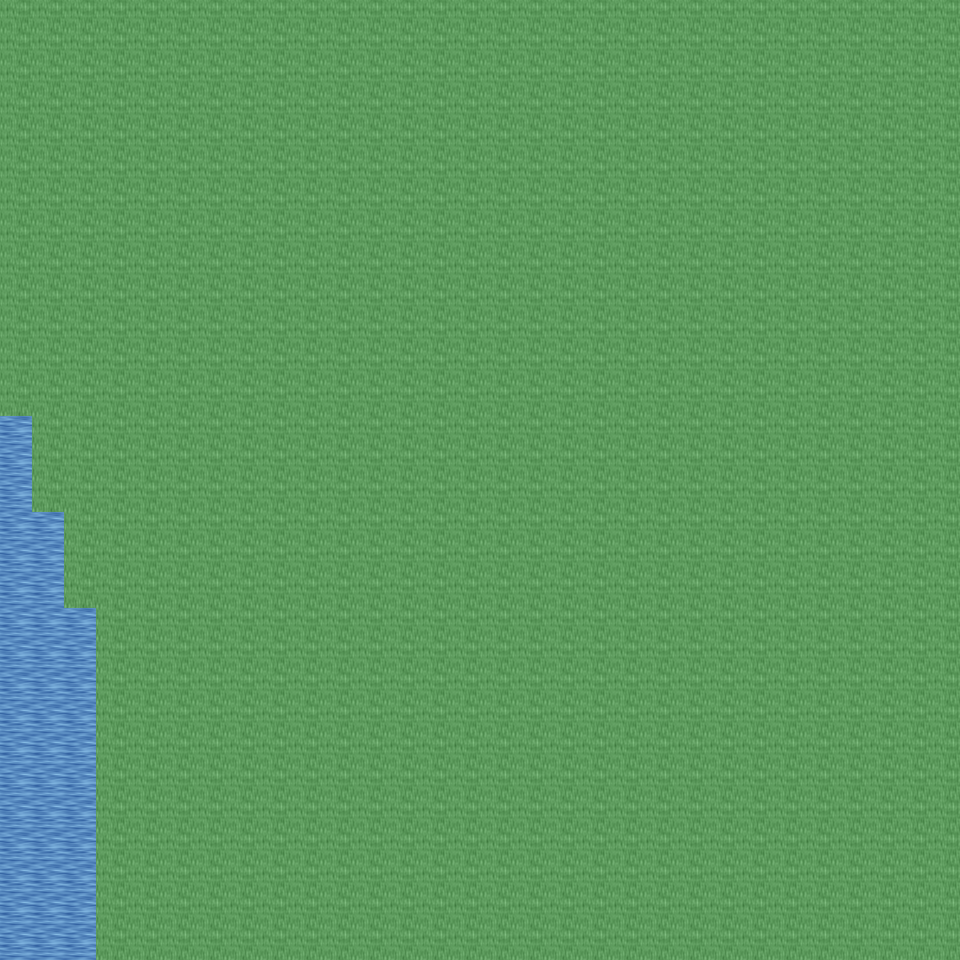

Tiled map render using the project's own tile images. Description and the map definition, with tile-layer contents summarised, below:
An orthogonal 30x30 tile map with 32x32 px tiles, 6 tile layers (Ground, Object, Object2, Above, ...), 25 tilesets and 2 objects (2x mapchange).

<map version="1.0" orientation="orthogonal" renderorder="right-down" width="30" height="30" tilewidth="32" tileheight="32" nextobjectid="3">
  <tileset firstgid="1" name="tileset_ground_ground" tilewidth="32" tileheight="32" tilecount="33" columns="3">
    <image source="../drawable/tileset_ground_ground.png" width="96" height="352" />
  </tileset>
  <tileset firstgid="34" name="tileset_ground_water_pool" tilewidth="32" tileheight="32" tilecount="72" columns="3">
    <image source="../drawable/tileset_ground_water_pool.png" width="96" height="768" />
  </tileset>
  <tileset firstgid="106" name="tileset_ground_water_pool_corners" tilewidth="32" tileheight="32" tilecount="72" columns="3">
    <image source="../drawable/tileset_ground_water_pool_corners.png" width="96" height="768" />
  </tileset>
  <tileset firstgid="178" name="tileset_ground_grass_edges" tilewidth="32" tileheight="32" tilecount="36" columns="12">
    <image source="../drawable/tileset_ground_grass_edges.png" width="384" height="96" />
  </tileset>
  <tileset firstgid="214" name="tileset_ground_grass_corners" tilewidth="32" tileheight="32" tilecount="24" columns="6">
    <image source="../drawable/tileset_ground_grass_corners.png" width="192" height="128" />
  </tileset>
  <tileset firstgid="238" name="tileset_plant_tree_palm_tree" tilewidth="32" tileheight="32" tilecount="6" columns="2">
    <image source="../drawable/tileset_plant_tree_palm_tree.png" width="64" height="96" />
  </tileset>
  <tileset firstgid="244" name="tileset_logic_collision" tilewidth="32" tileheight="32" tilecount="1" columns="1">
    <image source="../drawable/tileset_logic_collision.png" width="32" height="32" />
  </tileset>
  <tileset firstgid="245" name="tileset_ground_ridge_earth_pale" tilewidth="32" tileheight="32" tilecount="96" columns="12">
    <image source="../drawable/tileset_ground_ridge_earth_pale.png" width="384" height="256" />
  </tileset>
  <tileset firstgid="341" name="tileset_object_tent" tilewidth="32" tileheight="32" tilecount="9" columns="3">
    <image source="../drawable/tileset_object_tent.png" width="96" height="96" />
  </tileset>
  <tileset firstgid="350" name="tileset_furniture_light_iron_lamp" tilewidth="32" tileheight="32" tilecount="3" columns="1">
    <image source="../drawable/tileset_furniture_light_iron_lamp.png" width="32" height="96" />
  </tileset>
  <tileset firstgid="353" name="tileset_furniture_light_flames" tilewidth="32" tileheight="32" tilecount="6" columns="6">
    <image source="../drawable/tileset_furniture_light_flames.png" width="192" height="32" />
  </tileset>
  <tileset firstgid="359" name="tileset_furniture_table_long_front_on_pale" tilewidth="32" tileheight="32" tilecount="3" columns="1">
    <image source="../drawable/tileset_furniture_table_long_front_on_pale.png" width="32" height="96" />
  </tileset>
  <tileset firstgid="362" name="tileset_furniture_chair_wooden_pale" tilewidth="32" tileheight="32" tilecount="4" columns="2">
    <image source="../drawable/tileset_furniture_chair_wooden_pale.png" width="64" height="64" />
  </tileset>
  <tileset firstgid="366" name="tileset_item_food_meals_1" tilewidth="32" tileheight="32" tilecount="2" columns="2">
    <image source="../drawable/tileset_item_food_meals_1.png" width="64" height="32" />
  </tileset>
  <tileset firstgid="368" name="tileset_item_drink_red_wine" tilewidth="32" tileheight="32" tilecount="4" columns="2">
    <image source="../drawable/tileset_item_drink_red_wine.png" width="64" height="64" />
  </tileset>
  <tileset firstgid="372" name="tileset_item_fishrods" tilewidth="32" tileheight="32" tilecount="12" columns="4">
    <image source="../drawable/tileset_item_fishrods.png" width="128" height="96" />
  </tileset>
  <tileset firstgid="384" name="tileset_building_wall_wood" tilewidth="32" tileheight="32" tilecount="16" columns="4">
    <image source="../drawable/tileset_building_wall_wood.png" width="128" height="128" />
  </tileset>
  <tileset firstgid="400" name="tileset_building_door_door_e" tilewidth="32" tileheight="32" tilecount="6" columns="2">
    <image source="../drawable/tileset_building_door_door_e.png" width="64" height="96" />
  </tileset>
  <tileset firstgid="406" name="tileset_building_door_door_w" tilewidth="32" tileheight="32" tilecount="6" columns="2">
    <image source="../drawable/tileset_building_door_door_w.png" width="64" height="96" />
  </tileset>
  <tileset firstgid="412" name="tileset_item_pot_barrel_tall" tilewidth="32" tileheight="32" tilecount="2" columns="1">
    <image source="../drawable/tileset_item_pot_barrel_tall.png" width="32" height="64" />
  </tileset>
  <tileset firstgid="414" name="tileset_building_fence_fence_chunky" tilewidth="32" tileheight="32" tilecount="21" columns="3">
    <image source="../drawable/tileset_building_fence_fence_chunky.png" width="96" height="224" />
  </tileset>
  <tileset firstgid="435" name="tileset_plant_bush_blue_green" tilewidth="32" tileheight="32" tilecount="1" columns="1">
    <image source="../drawable/tileset_plant_bush_blue_green.png" width="32" height="32" />
  </tileset>
  <tileset firstgid="436" name="tileset_plant_pineapple_plant" tilewidth="32" tileheight="32" tilecount="6" columns="2">
    <image source="../drawable/tileset_plant_pineapple_plant.png" width="64" height="96" />
  </tileset>
  <tileset firstgid="442" name="tileset_ground_grass_2" tilewidth="32" tileheight="32" tilecount="21" columns="3">
    <image source="../drawable/tileset_ground_grass_2.png" width="96" height="224" />
  </tileset>
  <tileset firstgid="463" name="tileset_building_huts" tilewidth="32" tileheight="32" tilecount="338" columns="26">
    <image source="../drawable/tileset_building_huts.png" width="832" height="416" />
  </tileset>
  <layer name="Ground" width="30" height="30">
    <data>[900 cells, 900 non-empty, 9 distinct tile ids]</data>
  </layer>
  <layer name="Object" width="30" height="30">
    <data>[900 cells, 252 non-empty, 20 distinct tile ids]</data>
  </layer>
  <layer name="Object2" width="30" height="30">
    <data>[900 cells, 157 non-empty, 11 distinct tile ids]</data>
  </layer>
  <layer name="Above" width="30" height="30">
    <data>[900 cells, 212 non-empty, 9 distinct tile ids]</data>
  </layer>
  <layer name="Above2" width="30" height="30">
    <data>[900 cells, 41 non-empty, 4 distinct tile ids]</data>
  </layer>
  <layer name="Walkable" width="30" height="30">
    <data>[900 cells, 858 non-empty, 1 distinct tile ids]</data>
  </layer>
  <objectgroup name="MapEvents">
    <object id="1" name="south" type="mapchange" x="0" y="928" width="96" height="32">
      <properties>
        <property name="map" value="0_ados_ocean_e_x4_y3" />
        <property name="place" value="north" />
      </properties>
    </object>
    <object id="2" name="west" type="mapchange" x="0" y="416" width="32" height="544">
      <properties>
        <property name="map" value="0_ados_mountain_n2_w2_x4_y2" />
        <property name="place" value="east" />
      </properties>
    </object>
  </objectgroup>
</map>
